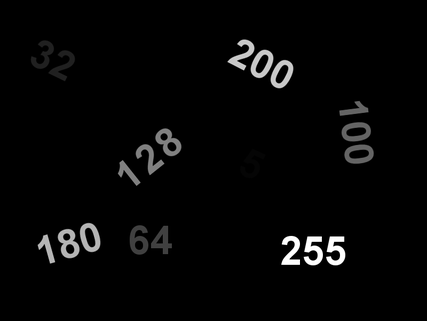
#> input picture ImageThresholding/threshold.png, 427 x 321 px, shrunk from 800 x 600 before the run
$ jupyter execute Otus_method.ipynb   (shell and % lines are left out)
#> lines starting #> are read from the running program, lines starting #| are printed output that depends on the picture; after the words box and inside, x2 and y2 are one past the last pixel; in counts of white or black regions, pixels touching at a corner belong together; long printed decimals are rounded
[cell 1]
import cv2
import numpy as np
import matplotlib.pyplot as plt

[cell 2]
image = cv2.imread('threshold.png')
#> image is the input picture: shape (321, 427, 3); min 0, max 255, mean 6.1

thresh = 0
maxValue = 255

th, dst = cv2.threshold(image, thresh, maxValue, cv2.THRESH_BINARY)
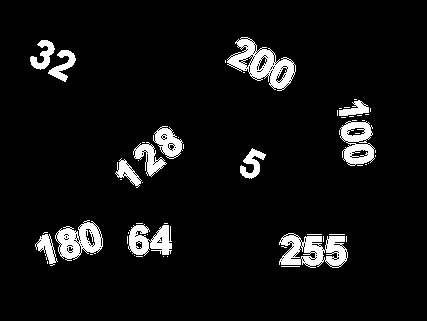
#> dst: shape (321, 427, 3); 6.6% white; 57 white regions (44 under 20 px), largest, box (x1, y1, x2, y2) and area: (227, 37, 296, 91) 1522, (279, 233, 348, 268) 1456, (55, 220, 103, 261) 1069
#> th = 0

plt.figure(figsize=(10,5))
plt.subplot(121),plt.imshow(image, cmap='gray'),plt.title('original image',fontsize=15)
plt.xticks([]), plt.yticks([])

plt.subplot(122),plt.imshow(dst,cmap='gray'),plt.title('filtered image',fontsize=15)
plt.xticks([]), plt.yticks([])
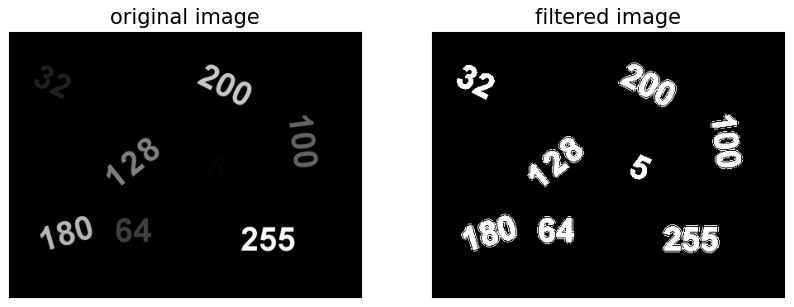
#> figure drawn by matplotlib, 2 panels

[cell 3]
image = cv2.imread('boat_initial.jpg', 0)
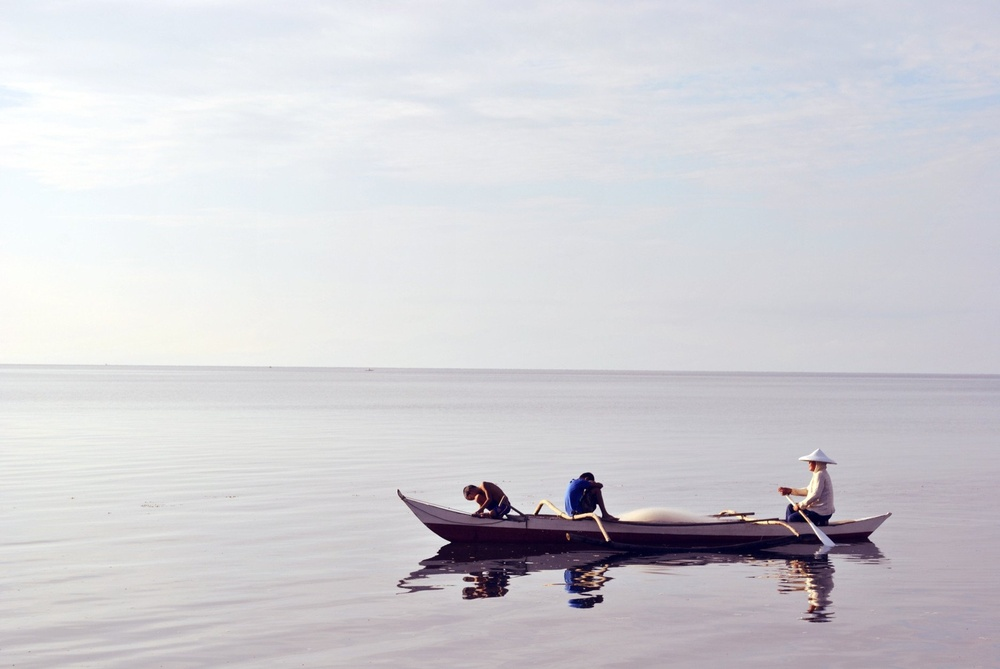
#> input picture ImageThresholding/boat_initial.jpg, 1000 x 669 px, shrunk from 1872 x 1253 before the run
#> image: shape (669, 1000); min 0, max 255, mean 208.4

hist, bin_edges = np.histogram(image, bins=256)
#> hist = 256 values, max 15411 at index 212, min 9 at index 0, mean 2613.3; bin_edges = 257 values from 0 to 255

plt.figure(figsize=(14,5))
plt.subplot(121),plt.imshow(image, cmap='gray'),plt.title('original image',fontsize=15)
plt.xticks([]), plt.yticks([])

plt.subplot(122),plt.plot(hist),plt.title('Histogram',fontsize=15)
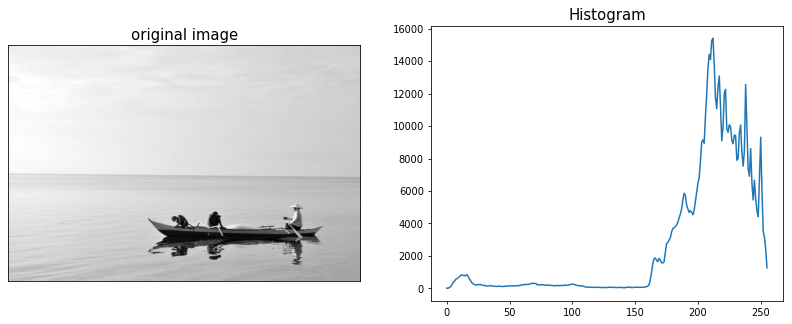
#> figure drawn by matplotlib, 2 panels; panel 2: curve peaks at x = 212, y = 15411

[cell 4]
type(hist)

[cell 5]
print(bin_edges[:-1].shape)
#| (256,)
print(bin_edges[1:].shape)
#| (256,)

[cell 6]
weight1 = np.cumsum(hist)
#> weight1 = 256 values from 9 to 669000
weight2 = np.cumsum(hist[::-1])[::-1]
#> weight2 = 256 values, max 669000 at index 0, min 1265 at index 255, mean 547315.3

bin_mids = (bin_edges[:-1] + bin_edges[1:]) / 2.
#> bin_mids = 256 values from 0.498 to 254.5

mean1 = np.cumsum(hist * bin_mids) / weight1
#> mean1 = 256 values from 0.498 to 208.1
mean2 = (np.cumsum((hist * bin_mids)[::-1]) / weight2[::-1])[::-1]
#> mean2 = 256 values from 208.1 to 254.5

inter_class_variance = weight1[:-1] * weight2[1:] * (mean1[:-1] - mean2[1:]) ** 2
#> inter_class_variance = 255 values, max 5.11e+14 at index 132, min 2.6e+11 at index 0, mean 3.56e+14
index_of_max_val = np.argmax(inter_class_variance)
#> index_of_max_val = 132

threshold = bin_mids[:-1][index_of_max_val]
#> threshold = 132

print("Otsu's algorithm implementation thresholding result: ", threshold)
#| Otsu's algorithm implementation thresholding result:  131.982


# Plotting weight and between-class variance
plt.figure(figsize=(14,5))
plt.subplot(121)
plt.plot(weight1)
plt.plot(weight2)
plt.title('Weight profiles',fontsize=15)
plt.xlabel('pixel values'), plt.ylabel('weight')

plt.subplot(122)
plt.plot(inter_class_variance)
plt.title('Between-class variance',fontsize=15)
plt.xlabel('pixel values'), plt.ylabel('variance')
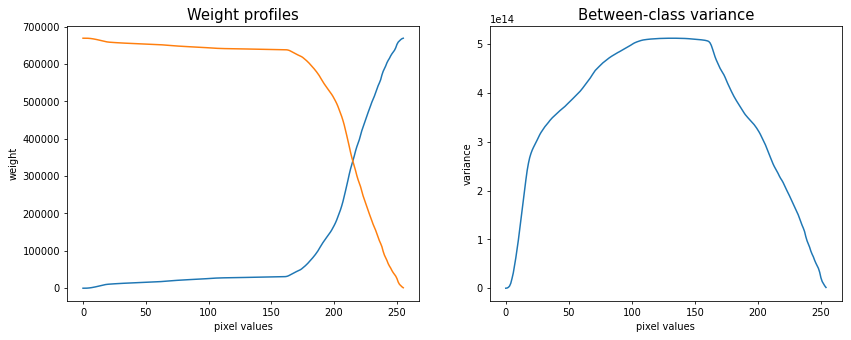
#> figure drawn by matplotlib, 2 panels; panel 1: curve peaks at x = 255, y = 669000; panel 1: curve peaks at x = 0, y = 669000; panel 2: curve peaks at x = 132, y = 5.11e+14

[cell 7]
otsu_threshold, image_result = cv2.threshold(image, 0, 255, cv2.THRESH_BINARY + cv2.THRESH_OTSU)
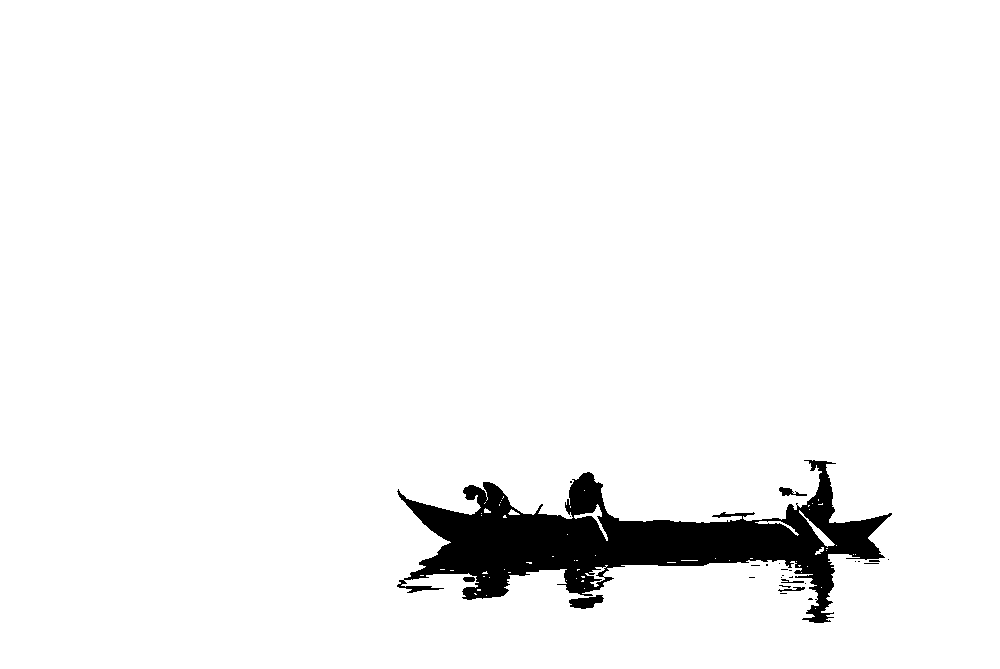
#> image_result: shape (669, 1000); 95.7% white; 26 black regions (19 under 20 px), largest, box (x1, y1, x2, y2) and area: (397, 460, 892, 623) 28304, (569, 595, 604, 609) 305, (779, 487, 807, 496) 121
#> otsu_threshold = 132
print(otsu_threshold)
#| 132.0

#132.0

[cell 8]
th, dst = cv2.threshold(image, otsu_threshold, maxValue, cv2.THRESH_BINARY)
#> th = 132

plt.figure(figsize=(14,5))
plt.subplot(121),plt.imshow(image, cmap='gray'),plt.title('original image',fontsize=15)
plt.xticks([]), plt.yticks([])

plt.subplot(122),plt.imshow(dst,cmap='gray'),plt.title('filtered image',fontsize=15)
plt.xticks([]), plt.yticks([])

[cell 9]
hist_res, idx_res = np.histogram(dst, bins=256)
#> hist_res = 256 values, max 639994 at index 255, min 0 at index 1, mean 2613.3; idx_res = 257 values from 0 to 255
plt.plot(hist_res)
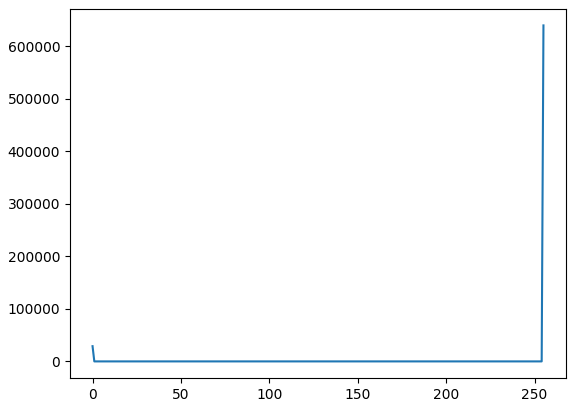
#> figure drawn by matplotlib, 1 panel; curve peaks at x = 255, y = 639994
